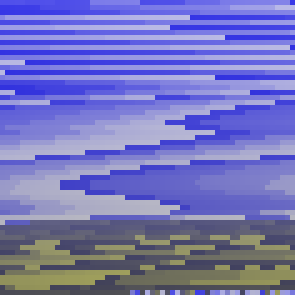
#> input picture output_image.png, 59 x 59 px (shown 5 times larger)
$ python view_color_space.py
#> lines starting #> are read from the running program, lines starting #| are printed output that depends on the picture
import matplotlib.image as mpimg
import matplotlib.pyplot as plt
import numpy as np

'''
    Visualiza o espaço de cores da imagem gerada
'''
img = mpimg.imread("output_image.png", "png")
#> img is the input picture: shape (59, 59, 4) float32; mean R, G, B, A 0.46, 0.46, 0.735, 1
plt.imshow(img)

colors = [[] for _ in range(3)]
for line in img:
    for pixel in line:
        for i in range(3):
            colors[i].append(pixel[i])
#> this loop made 59 passes
colors = np.array(colors)

fig = plt.figure()
ax = fig.add_subplot(projection='3d')

ax.set_xlabel("Vermelho")
ax.set_ylabel("Verde")
ax.set_zlabel("Azul")

ax.scatter(*colors, c=colors.transpose())

plt.show()
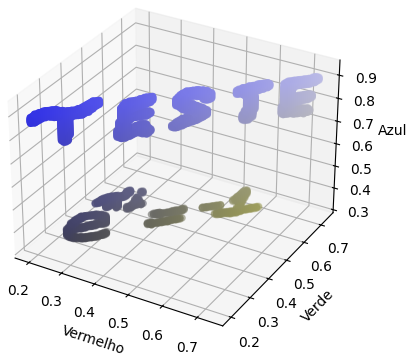
#> figure drawn by matplotlib, 1 panel
